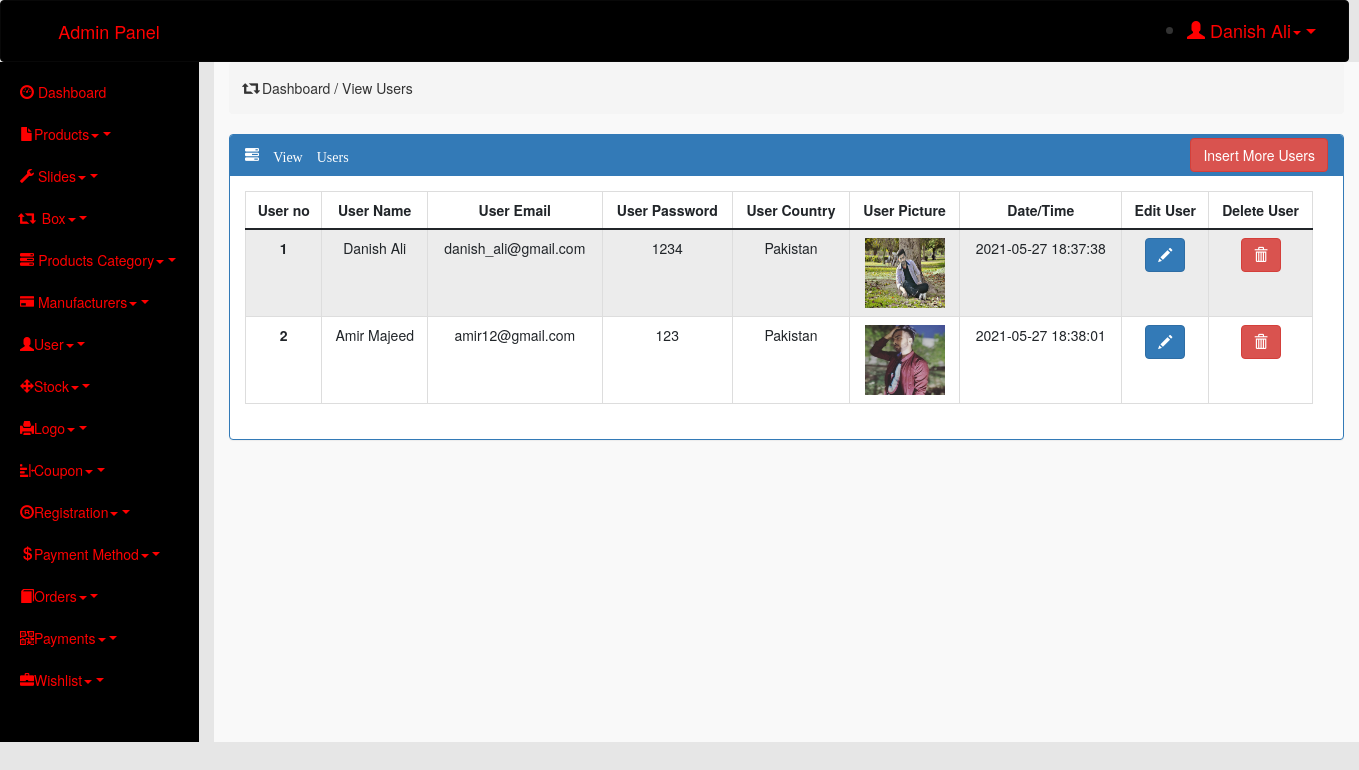
The app's page /admin/index.php?view_users (signed in) with its own data.
### tables this page shows
CREATE TABLE `users` (
  `user_id` int(11) NOT NULL,
  `user_name` varchar(20) NOT NULL,
  `user_email` varchar(20) NOT NULL,
  `user_password` varchar(20) NOT NULL,
  `user_country` varchar(20) NOT NULL,
  `user_picture` varchar(100) NOT NULL,
  `date/time` datetime NOT NULL DEFAULT current_timestamp()
);

### admin/view_users.php (the view, shortened to what this page needs)
<?php
    require_once('connection.php');
?>
<div class="breadcrumb">
    <h5><span class="glyphicon glyphicon-retweet"></span> Dashboard / View Users</h5>
</div>
<div class="panel panel-primary">
    <div class="panel-heading">
        <span class="glyphicon glyphicon-tasks"> View Users</span>
        <span style="float: right; margin-top: -7px"><a href="index.php?insert_users" class="btn btn-danger">Insert More Users</a></span>
    </div>
    <div class="panel-body">
        <div class="row">
            <div class="col-md-12 mx-auto">
        <div class="table-responsiveS">
                <table class="table table-bordered table-striped ">
                    <thead>
                        <tr>
                            <th scope="col">User no</th>
                            <th scope="col">User Name</th>
                            <th scope="col">User Email</th>
                            <th scope="col">User Password</th>
                            <th scope="col">User Country</th>
                            <th scope="col">User Picture</th>
                            <th scope="col">Date/Time</th>
                            <th scope="col">Edit User</th>
                            <th scope="col">Delete User</th>
                        </tr>
                    </thead>
                    <tbody>
                        <?php
                                $sql = "SELECT * FROM users";
                                $result = $conn->query($sql);
                                $sno = 1;
                                while($row = $result->fetch_assoc())
                                {
                            ?>
                            <tr>
                                <th scope="row"> <?php echo $sno ?></th>
                                <td><?php echo $row['user_name'] ?></td>
                                <td><?php echo $row['user_email'] ?></td>
                                <td><?php echo $row['user_password'] ?></td>
                                <td><?php echo $row['user_country'] ?></td>
                                <td><img src="aimages/<?php echo $row['user_picture'] ?>" alt="shirt" height="70" width="80"></td>
                                <td><?php echo $row['date/time'] ?></td>
                                <td><a href="index.php?edit_user_id=<?php echo $row['user_id']; ?>" class="btn btn-primary"><span class="glyphicon glyphicon-pencil"></span></a></td>
                                <td><a href="index.php?delete_user_id=<?php echo $row['user_id']; ?>" class="btn btn-danger"><span class="glyphicon glyphicon-trash"></span></a></td>
                            </tr>
                            <?php
                            $sno++;
                                }
                            ?>
                    </tbody>
                </table>
            </div>
        </div>
    </div>
</div>

### admin/index.php (style rules this page uses)
* { margin: 0px; padding: 0px; }
body { background-color: #E6E6E6; }
.row { margin-right: 0px; }
th , td { text-align: center; }

### records on screen
users: user_name "Danish Ali", user_email "danish_ali@gmail.com", user_password "1234", user_country "Pakistan", user_picture (picture), value "2021-05-27 18:37:38"
users: user_name "Amir Majeed", user_email "amir12@gmail.com", user_password "123", user_country "Pakistan", user_picture (picture), value "2021-05-27 18:38:01"

### other values on screen
$name "Danish Ali"
